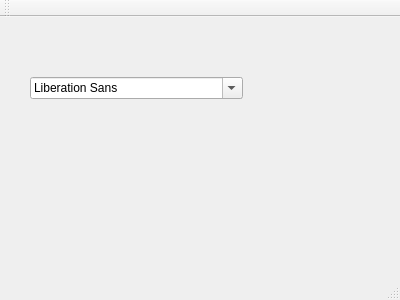
<?xml version="1.0" encoding="UTF-8"?>
<ui version="4.0">
 <class>MainWindow</class>
 <widget class="QMainWindow" name="MainWindow">
  <property name="geometry">
   <rect>
    <x>0</x>
    <y>0</y>
    <width>400</width>
    <height>300</height>
   </rect>
  </property>
  <property name="windowTitle">
   <string>MainWindow</string>
  </property>
  <widget class="QWidget" name="centralWidget">
   <widget class="QFontComboBox" name="fontComboBox">
    <property name="geometry">
     <rect>
      <x>30</x>
      <y>60</y>
      <width>213</width>
      <height>22</height>
     </rect>
    </property>
   </widget>
  </widget>
  <widget class="QMenuBar" name="menuBar">
   <property name="geometry">
    <rect>
     <x>0</x>
     <y>0</y>
     <width>400</width>
     <height>23</height>
    </rect>
   </property>
  </widget>
  <widget class="QToolBar" name="mainToolBar">
   <attribute name="toolBarArea">
    <enum>TopToolBarArea</enum>
   </attribute>
   <attribute name="toolBarBreak">
    <bool>false</bool>
   </attribute>
  </widget>
  <widget class="QStatusBar" name="statusBar"/>
 </widget>
 <layoutdefault spacing="6" margin="11"/>
 <resources/>
 <connections/>
</ui>
